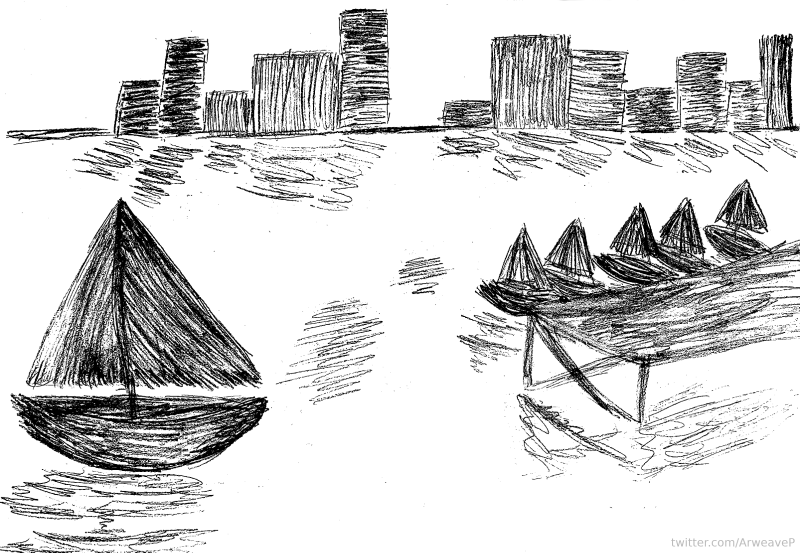
#> input picture pzl11.png, 1600 x 1105 px, found by its file name (shown at 1/2 size)
$ python pzl11_row0_test.py
#> lines starting #> are read from the running program, lines starting #| are printed output that depends on the picture
from PIL import Image
import numpy as np

img = Image.open('/home/sudosudo/.openclaw/workspace/pzl11.png')
#> img is the input picture: PIL image 1600x1105 LA; mean R, G, B, A 211, 211, 211, 255
arr = np.array(img)
gray = arr[:,:,0].astype(np.uint8)
alpha = arr[:,:,1].astype(np.uint8)

# Extract row 0's non-255 gray values
row0_gray = gray[0, :]
#> row0_gray = 1600 values, max 255 at index 0, min 202 at index 1127, mean 254
row0_non255 = row0_gray[row0_gray != 255]
#> row0_non255 = 147 values, max 254 at index 13, min 202 at index 30, mean 244.4
print(f"Row 0 non-255 gray values: {row0_non255.tolist()}")
#> (printed output is left out)
print(f"Row 0 non-255 count: {len(row0_non255)}")
#| Row 0 non-255 count: 147

# Test: the non-255 gray values as bytes
print("\n=== TEST 1: Row 0 non-255 gray values as bytes ==="
)
raw1 = bytearray(row0_non255.tolist())
TARGET = bytes.fromhex('ff2142e98e09b5344994f9beb9c56c95506b9f17')

def try_bytes(raw, name):
#> called with name = 'row 0 non-255 gray values (1-byte)'
    if len(raw) < 32:
        print(f"{name}: too short ({len(raw)} bytes)")
        return
    found = False
    for start in range(len(raw) - 32 + 1):
        if raw[start:start+32] == TARGET:
            print(f"TARGET FOUND at offset {start} in {name}")
            return
    print(f"{name}: NOT FOUND ({len(raw)} bytes)")

try_bytes(raw1, "row 0 non-255 gray values (1-byte)")

# Test: the gray values at indices 1013-1400 (row 0)
print("\n=== TEST 2: Row 0 gray values at indices 1013-1400 ==="
)
block = gray[0, 1013:1400]
#> block = 387 values, max 255 at index 2, min 202 at index 114, mean 251
print(f"  Block size: {len(block)}, values: {block.tolist()}")
#> (printed output is left out)
try_bytes(block.tobytes(), "row 0 gray 1013-1400")

# Test: the gray values in row 0 as raw bytes
print("\n=== TEST 3: Row 0 gray values as raw bytes (full row) ==="
)
raw3 = row0_gray.tobytes()
try_bytes(raw3, "row 0 gray full row")

# Test: the alpha values in row 0 (all 255)
print("\n=== TEST 4: Row 0 alpha values ==="
)
row0_alpha = alpha[0, :]
#> row0_alpha = 1600 values from 255 to 255
print(f"  Row 0 alpha unique: {np.unique(row0_alpha)}")
#|   Row 0 alpha unique: [255]

# Test: the gray values at the landmark positions (11, 43, 154, 314)
print("\n=== TEST 5: Gray values at landmark positions ==="
)
for name, idx in [('ETH', 11), ('BOAT', 43), ('SEED', 154), ('KEY', 314)]:
    print(f"  {name} at idx {idx}: gray={gray[0, idx]}, alpha={alpha[0, idx]}")
#> this loop made 4 passes
#|   ETH at idx 11: gray=255, alpha=255
#|   BOAT at idx 43: gray=255, alpha=255
#|   SEED at idx 154: gray=255, alpha=255
#|   KEY at idx 314: gray=255, alpha=255

# Test: the alpha values in the region y=378-400 (where the sailboat starts)
print("\n=== TEST 6: Alpha values in y=378-400 (sailboat region) ==="
)
sailboat_alpha = alpha[378:400, :]
print(f"  Sailboat region size: {sailboat_alpha.shape}")
#|   Sailboat region size: (22, 1600)
print(f"  Alpha non-255 count: {np.sum(sailboat_alpha != 255)}")
#|   Alpha non-255 count: 13

# Test: the alpha values at the landmarks, converted to bytes with surrounding context
print("\n=== TEST 7: Alpha values around landmarks (with context) ==="
)
for name, idx in [('ETH', 11), ('BOAT', 43), ('SEED', 154), ('KEY', 314)]:
    start = max(0, idx - 5)
    end = min(len(alpha.flatten()), idx + 6)
    context = alpha.flatten()[start:end]
    print(f"  {name}: {context.tolist()}")
#> this loop made 4 passes
#> end on passes 1 to 4: 17, 49, 160, 320
#|   ETH: [255, 255, 255, 255, 255, 255, 255, 255, 255, 255, 255]
#|   BOAT: [255, 255, 255, 255, 255, 255, 255, 255, 255, 255, 255]
#|   SEED: [255, 255, 255, 255, 255, 255, 255, 255, 255, 255, 255]
#|   KEY: [255, 255, 255, 255, 255, 255, 255, 255, 255, 255, 255]

# Test: the gray values in the building region (y=378-1100)
print("\n=== TEST 8: Gray values in building region (y=378-1100, first 1000 cols) ==="
)
building_gray = gray[378:1100, 0:1000]
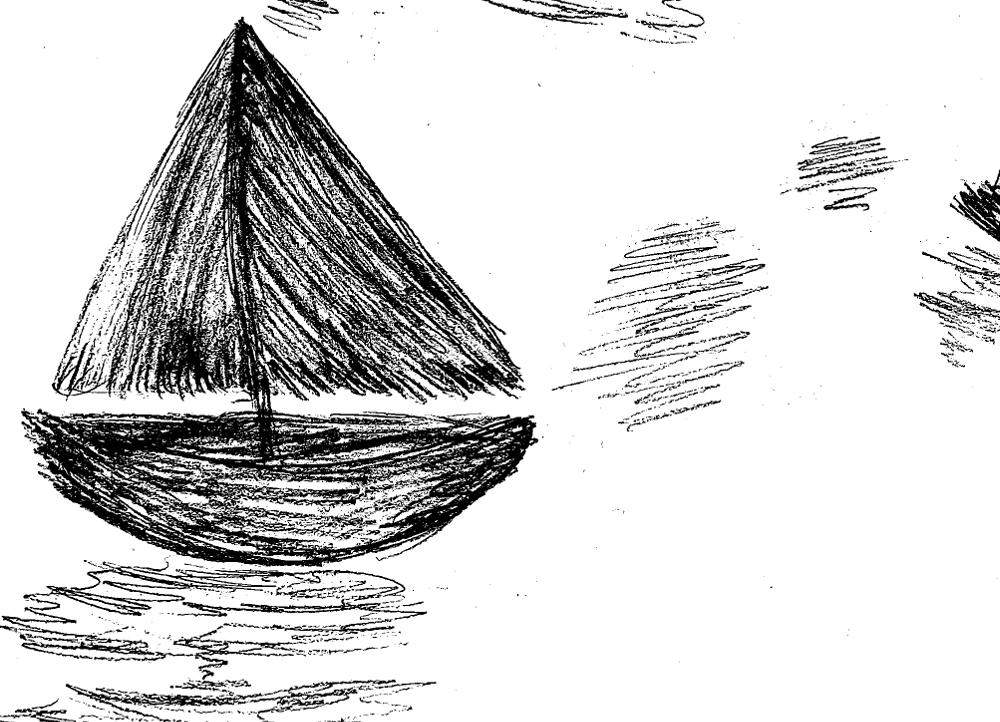
#> building_gray: shape (722, 1000); min 0, max 255, mean 214.3
print(f"  Building region shape: {building_gray.shape}")
#|   Building region shape: (722, 1000)
print(f"  Building region min: {building_gray.min()}, max: {building_gray.max()}")
#|   Building region min: 0, max: 255
print(f"  Building region non-255 count: {np.sum(building_gray != 255)}")
#|   Building region non-255 count: 185732

# Test: the alpha values in the building region (y=378-1100)
print("\n=== TEST 9: Alpha values in building region (y=378-1100) ==="
)
building_alpha = alpha[378:1100, :]
print(f"  Building region non-255 count: {np.sum(building_alpha != 255)}")
#|   Building region non-255 count: 426

# Test: the alpha values at the first non-255 positions (y=378)
print("\n=== TEST 10: Alpha values at y=378 (first data row) ==="
)
row378 = alpha[378, :]
#> row378 = 1600 values, max 255 at index 0, min 254 at index 239, mean 255
non255_378 = row378[row378 != 255]
#> non255_378 = [254]
print(f"  Row 378 non-255 count: {len(non255_378)}")
#|   Row 378 non-255 count: 1
print(f"  Row 378 non-255 values: {sorted(non255_378.tolist())}")
#|   Row 378 non-255 values: [254]

print("\n=== DONE ===")
